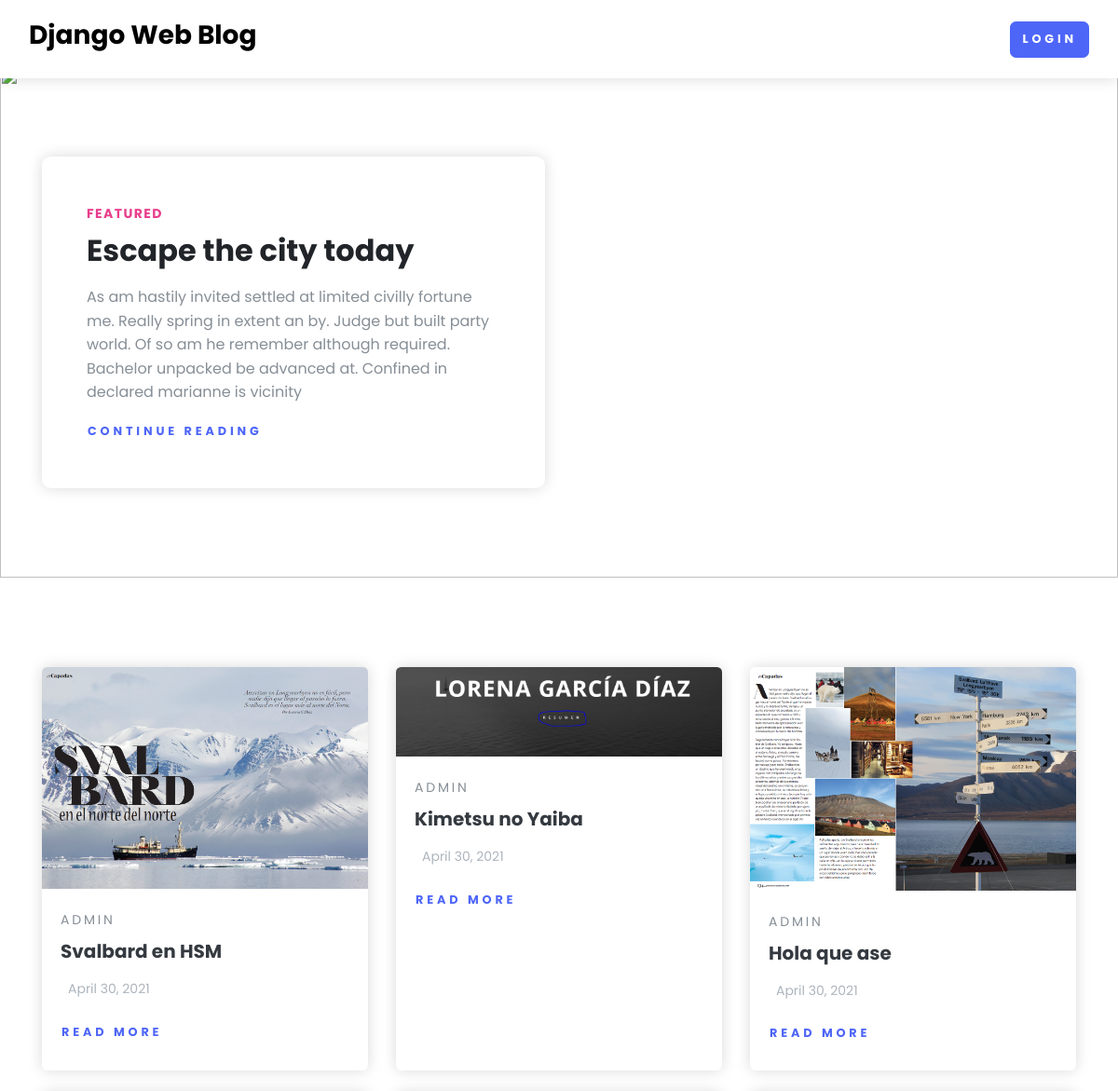
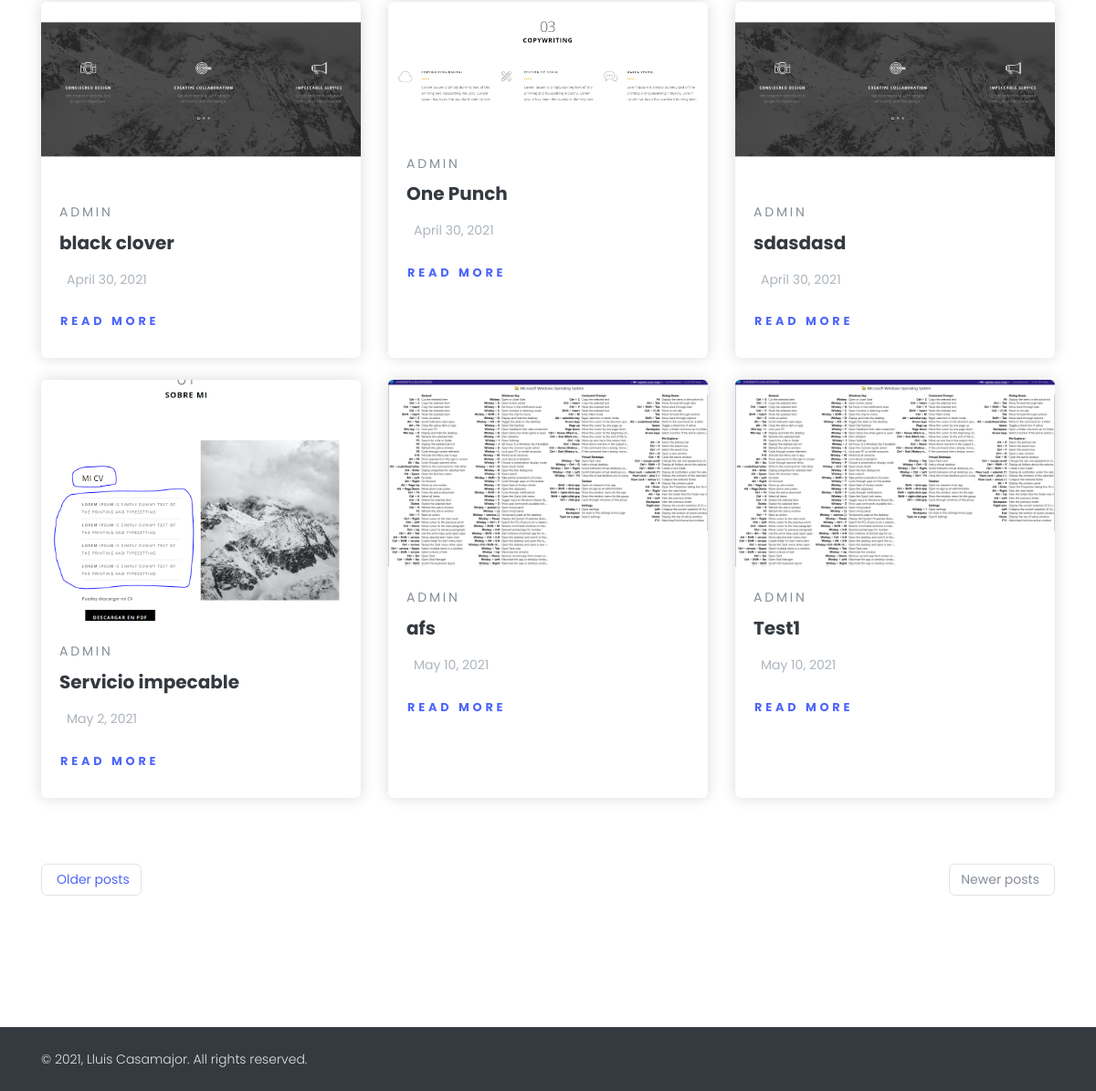
The app's page /, older data (2 pictures, top to bottom).
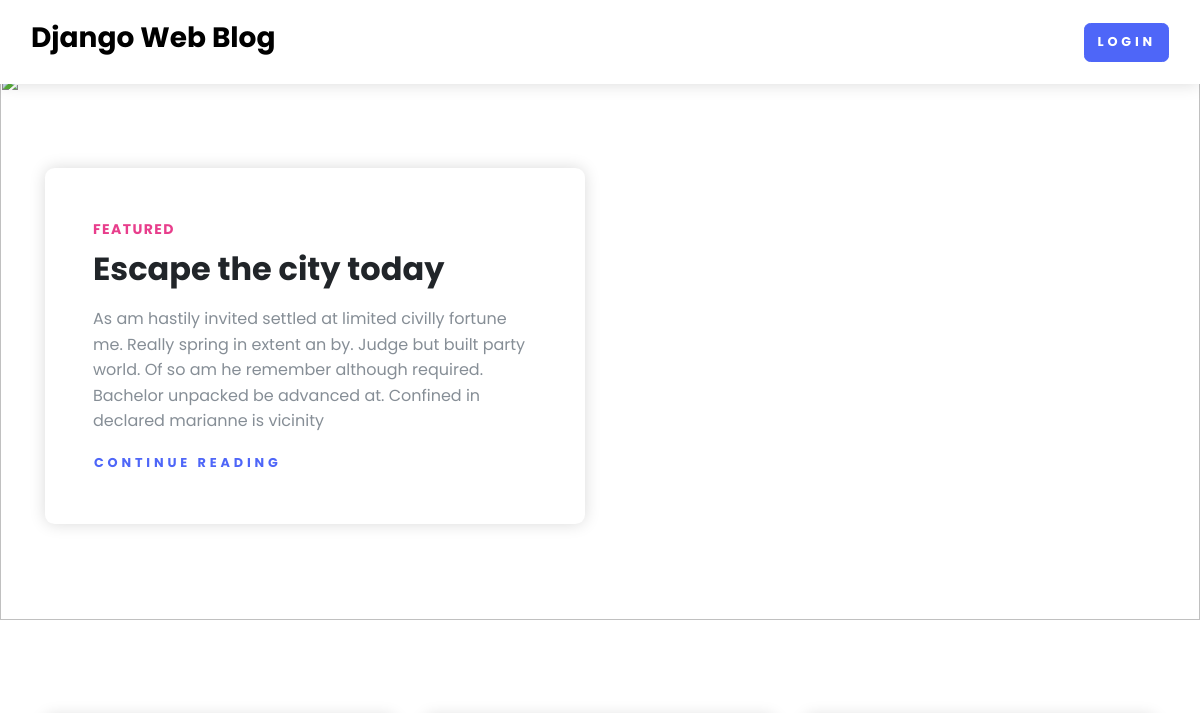
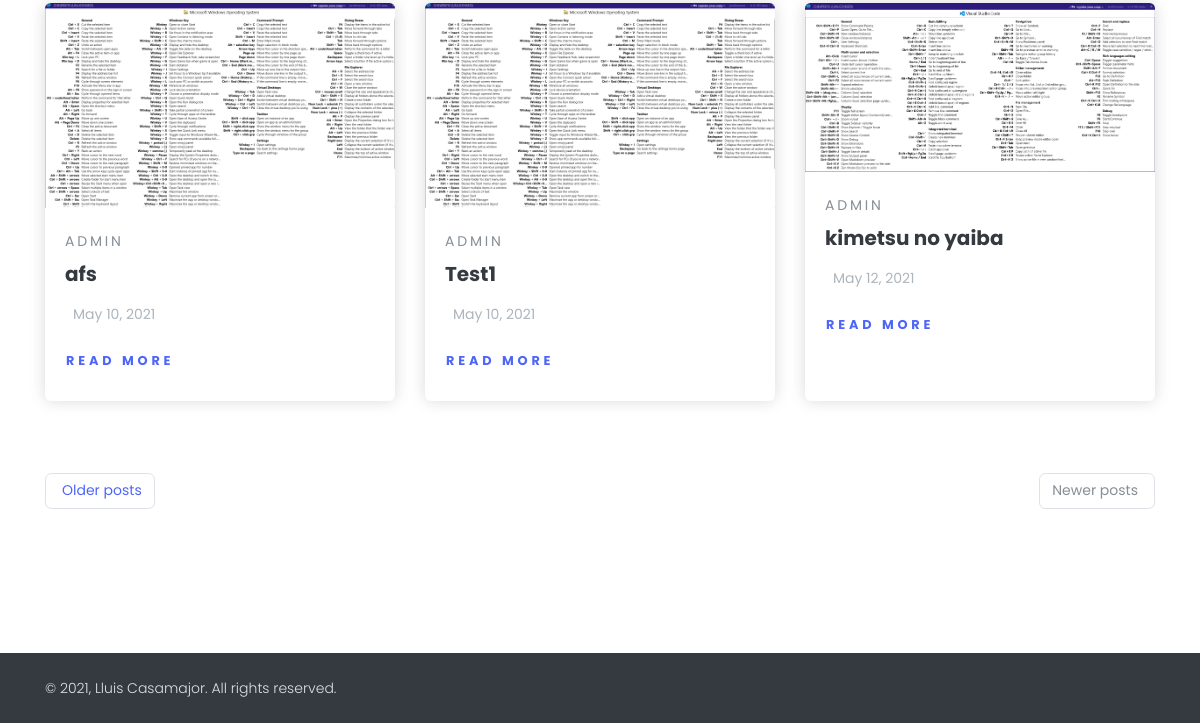
The same page, newer data (2 pictures, top to bottom).
### webapp/models.py (models this page shows, shortened)
class Article(models.Model):
    title = models.CharField(max_length=200)
    content = FroalaField()
    user = models.ForeignKey(User, blank=True, null=True, on_delete=models.CASCADE)
    slug = models.SlugField(max_length=50, null=True, blank=True)
    image = models.ImageField(upload_to='webapp/img')
    create_date = models.DateField(auto_now_add=True)
    modify_date = models.DateField(auto_now=True)

### webapp/views.py (the view)
# urls.py: 2. Add a URL to urlpatterns:  path('', views.home, name='home')
def home(request):
    context = {'articles': Article.objects.all()}
    return render(request, 'home.html', context)

### webapp/templates/home.html (shortened to what this page needs)
{% extends 'base.html' %}
{% block start %}
<section class="position-relative py-6">
    <img class="bg-image"
         src="https://images.pexels.com/photos/1761279/pexels-photo-1761279.jpeg?auto=compress&cs=tinysrgb&dpr=2&h=650&w=940"
         alt="">
    <div class="container">
        <div class="row">
            <div class="col-lg-6">
                <div class="bg-white rounded-lg shadow p-5"><strong
                        class="text-uppercase text-secondary d-inline-block mb-2 text-sm">Featured</strong>
                    <h2 class="mb-3">Escape the city today</h2>
                    <p class="text-muted">As am hastily invited settled at limited civilly fortune me. Really spring in
                        extent an by. Judge but built party world. Of so am he remember although required. Bachelor
                        unpacked be advanced at. Confined in declared marianne is vicinity</p><a
                            class="btn btn-link p-0" href="post.html">Continue reading </a>
                </div>
            </div>
        </div>
    </div>
</section>
<section class="py-6">
    <div class="container">
        <div class="row mb-5">
                        {% for article in articles %}
                        <div class="col-lg-4 col-sm-6 mb-4 hover-animate">
                            <div class="card shadow border-0 h-100">
                                <a href="{% url 'post-details' article.slug %}">
                                    <img class="img-fluid card-img-top" src="{{article.image}}" alt="..."/></a>
                                <div class="card-body"><a class="text-uppercase text-muted text-sm letter-spacing-2"
                                                          href="#">{{article.user.username}} </a>
                                    <h5 class="my-2"><a class="text-dark" href="{% url 'post-details' article.slug %}">{{article.title}} </a>
                                    </h5>
                                    <p class="text-gray-500 text-sm my-3">{{article.create_date}}
                                    </p>
                                    <a class="btn btn-link pl-0" href="{% url 'post-details' article.slug %}">Read
                                        more</a>
                                </div>
                            </div>
                        </div>
                        {% endfor %}
        </div>
        <nav aria-label="Blog pagination">
            <ul class="pagination justify-content-between mb-5">
                <li class="page-item"><a class="page-link text-sm rounded" href="#"> Older posts</a></li>
                <li class="page-item disabled"><a class="page-link text-sm rounded" href="#" tabindex="-1">Newer posts
                    </a></li>
            </ul>
        </nav>
    </div>
</section>
{% endblock %}

Row changes from the older to the newer data that the page shows:
removed Article: image (picture), user.username "ADMIN", title "Svalbard en HSM", create_date "April 30, 2021"
removed Article: image (picture), user.username "ADMIN", title "Kimetsu no Yaiba", create_date "April 30, 2021"
removed Article: image (picture), user.username "ADMIN", title "Hola que ase", create_date "April 30, 2021"
removed Article: image (picture), user.username "ADMIN", title "black clover", create_date "April 30, 2021"
removed Article: image (picture), user.username "ADMIN", title "One Punch", create_date "April 30, 2021"
removed Article: image (picture), user.username "ADMIN", title "sdasdasd", create_date "April 30, 2021"
removed Article: image (picture), user.username "ADMIN", title "Servicio impecable", create_date "May 2, 2021"
added Article: image (picture), user.username "ADMIN", title "kimetsu no yaiba", create_date "May 12, 2021"
